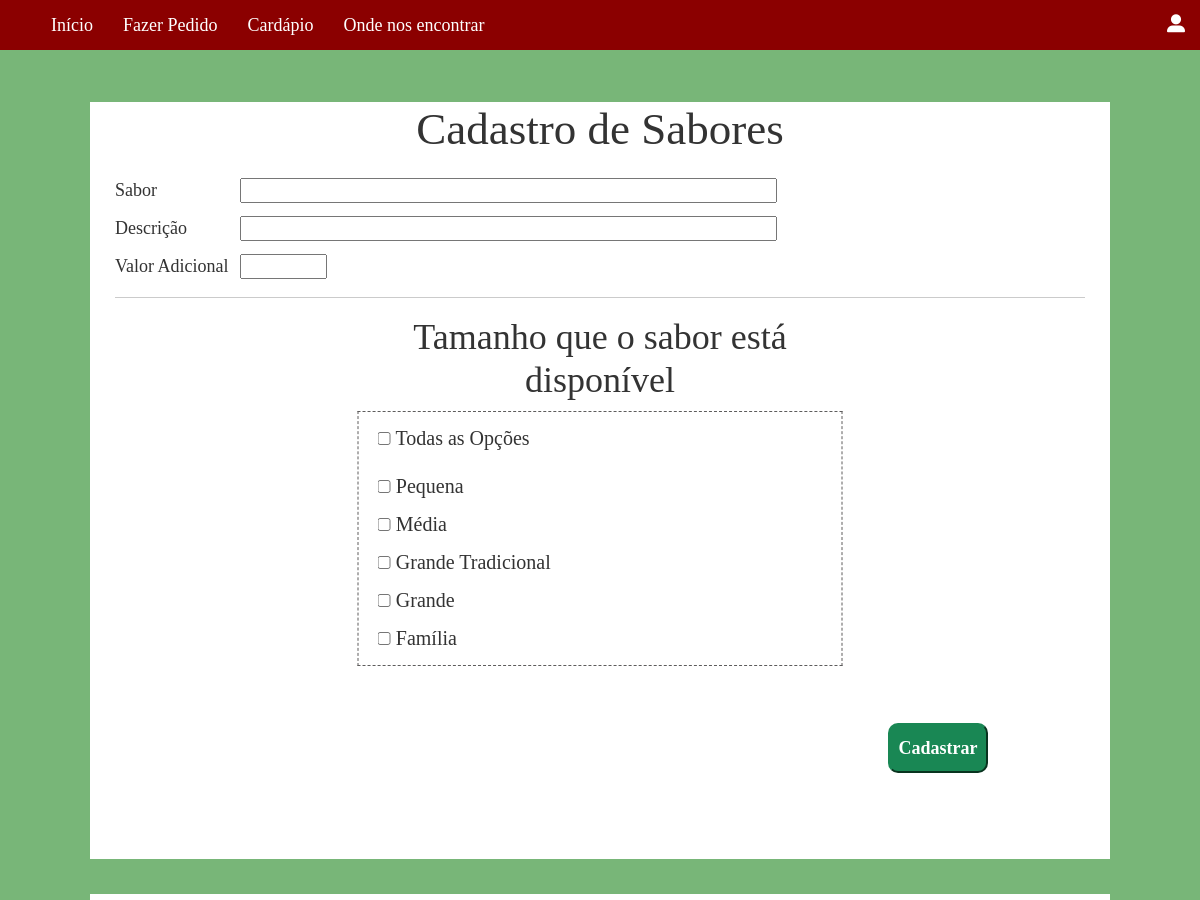
Page /cadastro-cardapio.php (upper part) on the earlier database version.
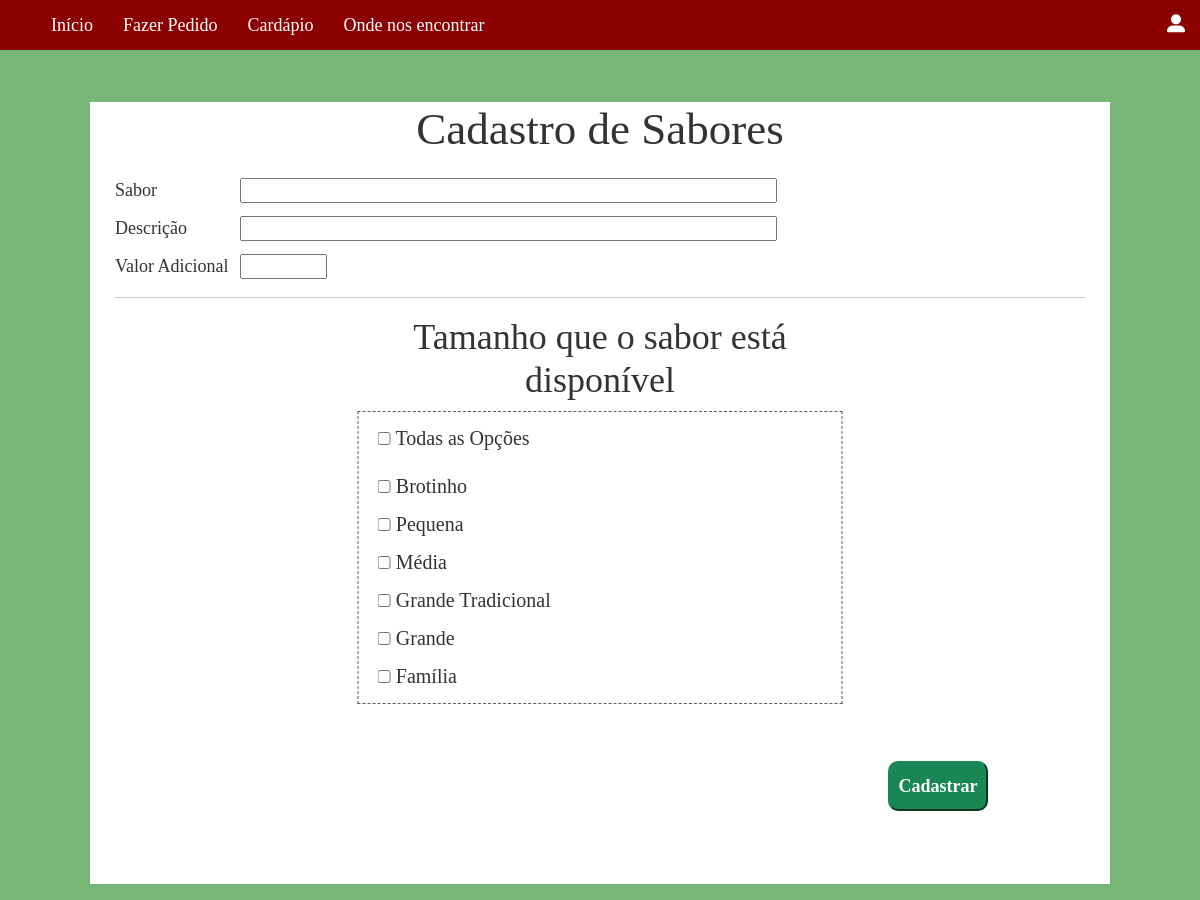
Same page on the later database version.
### tables this page shows
CREATE TABLE IF NOT EXISTS `tamanho` (
  `idPizza` int(11) NOT NULL AUTO_INCREMENT,
  `nome` varchar(30) NOT NULL,
  `preco` double NOT NULL,
  `cardapio` enum('on','off') NOT NULL,
  `qtdeSabor` int(11) NOT NULL,
  `status` enum('on','off') NOT NULL,
  PRIMARY KEY (`idPizza`)
);

### cadastro-cardapio.php (the view, shortened to what this page needs)
<html>
    <head>
        <link href="https://cdn.jsdelivr.net/npm/bootstrap@5.0.0-beta1/dist/css/bootstrap.min.css" rel="stylesheet">
        <link rel="stylesheet" type="text/css" href="css/cadastro-cardapio.css">
    </head>
            <?php include ('php/barra-menu.php') ?>
    <body>
        <div class="principal">
            <div class="cadastro_sabor">
                <h1>Cadastro de Sabores</h1>
                    <form method="POST" class=campos_cadastro action="php\cardapio\cadastro-sabor.php">
                        <label> Sabor </label> <input type="text" name="sabor" size="51"> <br>
                        <label> Descrição </label> <input type="text" name="desc" size="51"> <br>
                        <label> Valor Adicional </label> <input class="money" id="input" size="6" type="text" name="add">
                        <hr>
                        <h2 class="texto-tamanho"> Tamanho que o sabor está disponível </h2>
                        <div class="lista_tamanhos">
                            <?php
                                include "php\conexaoBD.php";
                                $sql = "SELECT nome,idPizza FROM `tamanho` Where `status` ='on' ORDER BY preco ASC";
                                $result = $conn->query($sql);
                                if ($result->num_rows > 0) {
                                    echo "<label style='margin-bottom: 2%'> <input type='checkbox' id='select-all'> Todas as Opções </label> <br>";
                                    while($row = $result->fetch_assoc()) {
                                        $nome_tamanho = $row["nome"];
                                        $idPizza = $row["idPizza"];
                                        echo "<label> <input type='checkbox' name='tamanho[]' value='$idPizza'> $nome_tamanho </label>";
                                    }
                                }
                            ?>
                        </div>
                        <?php
                            echo"<br><br>";
                        ?>
                        <input type="submit" value="Cadastrar" class="btn_cadastrar">
                    </form>
            </div>
            <div class="cadastro_sabor">
                <h1>Cadastro de Tamanho</h1>
            </div>
        </div>
    </body>
</html>

Differences in the rows shown:
added tamanho: nome "Brotinho"
